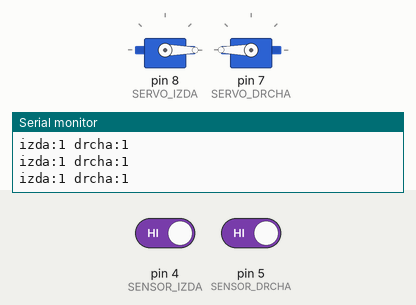
Recording of a sketch running on a simulated Arduino Uno, built with avr-gcc and run on an emulated ATmega328P. Parts: 2 × servo, the last lines printed to the serial monitor. The inputs (shaded band) are chosen by the test bench; at power-on: pin 4 (SENSOR_IZDA) HIGH, pin 5 (SENSOR_DRCHA) HIGH.

Above: at 1.2 s.
1.3 s: pin 4 (SENSOR_IZDA) driven LOW
At 2.2 s:
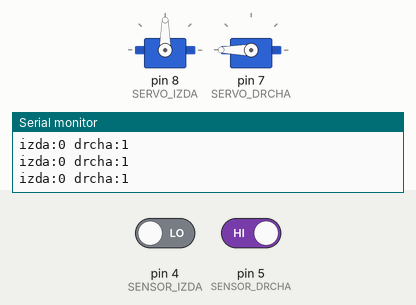
2.8 s: pin 5 (SENSOR_DRCHA) driven LOW
At 3.3 s:
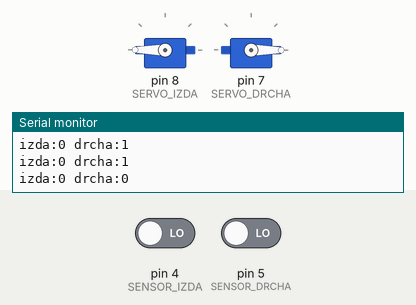
4.3 s: pin 4 (SENSOR_IZDA) driven HIGH
At 5.6 s:
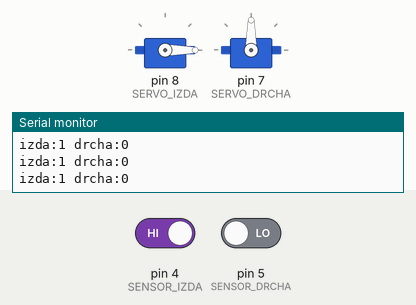
5.9 s: pin 5 (SENSOR_DRCHA) driven HIGH
At 6.8 s:
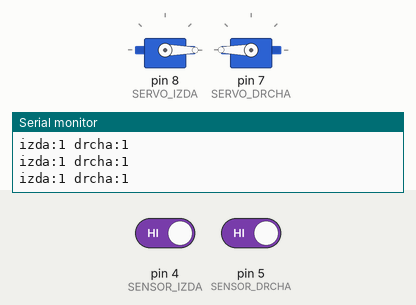
Timing chart, 0 to 8.9 s (numbered marks = the images above; inputs shaded):
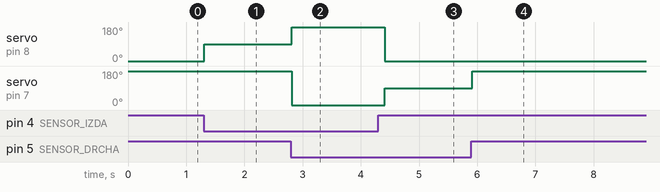

Measured:
- after the input at 1.3 s, servo on pin 8 (SERVO_IZDA): 0° → 90° at once
- after the input at 2.8 s, servo on pin 8 (SERVO_IZDA): 90° → 180° at once; servo on pin 7 (SERVO_DRCHA): 180° → 0° at once
- after the input at 4.3 s, servo on pin 8 (SERVO_IZDA): 180° → 0° after 0.11 s; servo on pin 7 (SERVO_DRCHA): 0° → 90° after 0.11 s
- after the input at 5.9 s, servo on pin 7 (SERVO_DRCHA): 90° → 180° at once

The sketch:

Siguelineas.ino
```cpp
#include <Servo.h>


#define BLANCO 0
#define NEGRO  1

#define SENSOR_DRCHA  5
#define SENSOR_IZDA   4

#define SERVO_DRCHA   7
#define SERVO_IZDA    8


// Comando para los servos
#define ATRAS         180
#define PARA          90
#define ADELANTE      0

Servo servoIzda,servoDrcha;

void setup() {
  pinMode(SENSOR_DRCHA,INPUT);
  pinMode(SENSOR_IZDA,INPUT);

  Serial.begin(9600);

  servoIzda.attach(SERVO_IZDA);
  servoDrcha.attach(SERVO_DRCHA);
}

void loop() {

  Serial.println(String("izda:")+digitalRead(SENSOR_IZDA)+String(" drcha:")+digitalRead(SENSOR_DRCHA));

  if(digitalRead(SENSOR_IZDA)==BLANCO)
  {
    servoIzda.write(PARA);
  }
  else
  {
    servoIzda.write(ADELANTE);
  }

  if(digitalRead(SENSOR_DRCHA)==BLANCO)
  {
    servoDrcha.write(PARA);
  }
  else
  {
    servoDrcha.write(ATRAS);
  }


  if((digitalRead(SENSOR_DRCHA)==BLANCO) && (digitalRead(SENSOR_IZDA)==BLANCO))
  {   // Me he perdido un poco, voy hacia atras
    servoDrcha.write(ADELANTE);
    servoIzda.write(ATRAS);
    delay(400);
  }
}
```
